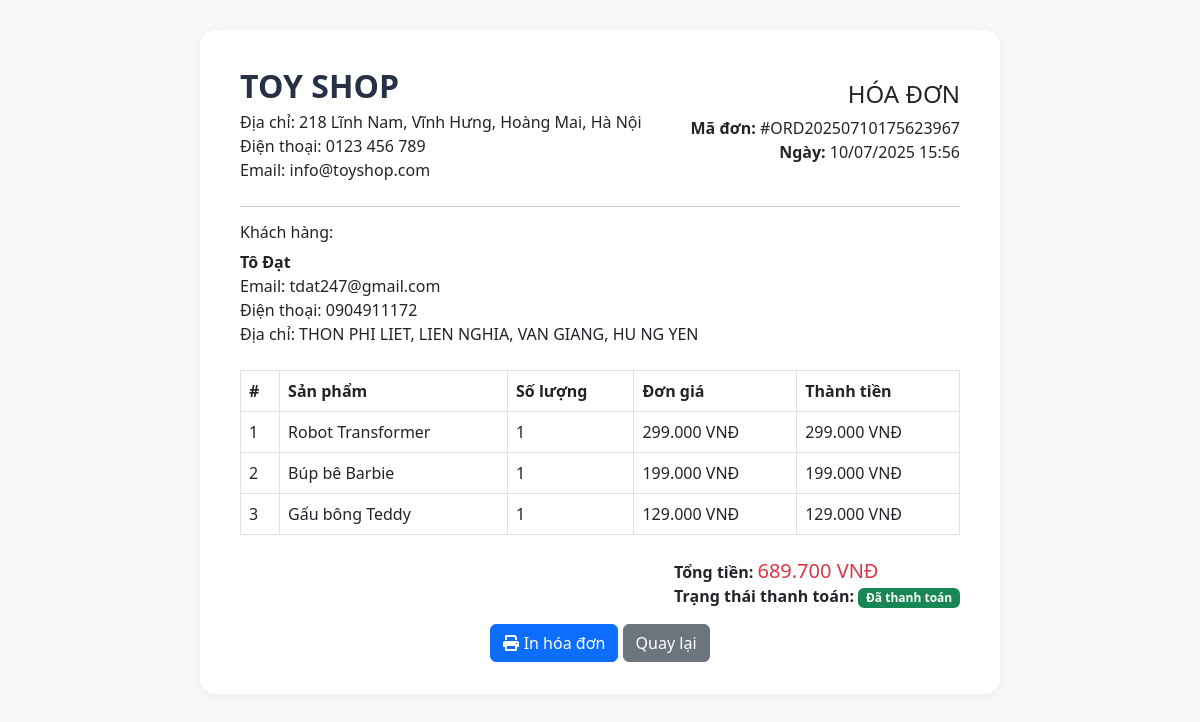
/admin/invoice.php?id=5 (signed in), run on the app's committed database.
### tables this page shows
CREATE TABLE `orders` (
  `id` int(11) NOT NULL,
  `customer_id` int(11) DEFAULT NULL,
  `order_code` varchar(50) NOT NULL,
  `total_amount` decimal(10,2) NOT NULL,
  `status` enum('pending','confirmed','shipping','delivered','cancelled') DEFAULT 'pending',
  `payment_method` varchar(50) DEFAULT NULL,
  `payment_status` enum('pending','paid','failed') DEFAULT 'pending',
  `shipping_address` text DEFAULT NULL,
  `notes` text DEFAULT NULL,
  `created_at` timestamp NOT NULL DEFAULT current_timestamp(),
  `discount_id` int(11) DEFAULT NULL
);

CREATE TABLE `customers` (
  `id` int(11) NOT NULL,
  `account_id` int(11) DEFAULT NULL,
  `full_name` varchar(100) NOT NULL,
  `email` varchar(100) NOT NULL,
  `phone` varchar(20) DEFAULT NULL,
  `address` text DEFAULT NULL,
  `avatar` varchar(255) DEFAULT NULL,
  `date_of_birth` date DEFAULT NULL,
  `gender` enum('male','female','other') DEFAULT NULL,
  `created_at` timestamp NOT NULL DEFAULT current_timestamp()
);

CREATE TABLE `order_details` (
  `id` int(11) NOT NULL,
  `order_id` int(11) DEFAULT NULL,
  `product_id` int(11) DEFAULT NULL,
  `quantity` int(11) NOT NULL,
  `price` decimal(10,2) NOT NULL,
  `total` decimal(10,2) NOT NULL
);

CREATE TABLE `products` (
  `id` int(11) NOT NULL,
  `name` varchar(200) NOT NULL,
  `description` text DEFAULT NULL,
  `price` decimal(10,2) NOT NULL,
  `sale_price` decimal(10,2) DEFAULT NULL,
  `category_id` int(11) DEFAULT NULL,
  `image` varchar(255) DEFAULT NULL,
  `stock_quantity` int(11) DEFAULT 0,
  `status` enum('active','inactive') DEFAULT 'active',
  `featured` tinyint(1) DEFAULT 0,
  `created_at` timestamp NOT NULL DEFAULT current_timestamp()
);

### config/database.php (called while the page is built, shortened)
<?php
$conn = new mysqli(DB_HOST, DB_USER, DB_PASS, DB_NAME);
$conn->set_charset("utf8mb4");
function executeQuery($sql, $params = []) {
    global $conn;
    $stmt = $conn->prepare($sql);
    if (!empty($params)) {
        $types = '';
        foreach ($params as $param) {
            if (is_int($param)) {
                $types .= 'i';
            } elseif (is_float($param)) {
                $types .= 'd';
            } elseif (is_string($param)) {
                $types .= 's';
            } else {
                $types .= 's';
            }
        }
        if (!$stmt->bind_param($types, ...$params)) {
            error_log("Binding parameters failed: " . $stmt->error);
            $stmt->close();
            return false;
        }
    }
    if (!$stmt->execute()) {
        error_log("Execute failed: " . $stmt->error);
        $stmt->close();
        return false;
    }
    if (strpos(strtoupper($sql), 'SELECT') === 0) {
        $result = $stmt->get_result();
        return $result;
    }
    return true;
}
function fetchOne($sql, $params = []) {
    $result = executeQuery($sql, $params);
    if ($result && $result !== true) {
        return $result->fetch_assoc();
    }
    return null;
}
function fetchAll($sql, $params = []) {
    $result = executeQuery($sql, $params);
    $data = [];
    if ($result && $result !== true) {
        while ($row = $result->fetch_assoc()) {
            $data[] = $row;
        }
    }
    return $data;
}
?>

### includes/functions.php (called while the page is built, shortened)
<?php
function formatMoney($amount) {
    return number_format($amount, 0, ',', '.') . ' VNĐ';
}
?>

### admin/invoice.php (the view, shortened to what this page needs)
<?php
require_once '../config/database.php';
require_once '../includes/functions.php';
$order_id = isset($_GET['id']) ? intval($_GET['id']) : 0;
$order = fetchOne("SELECT o.*, c.full_name, c.email, c.phone, c.address FROM orders o JOIN customers c ON o.customer_id = c.id WHERE o.id = ?", [$order_id]);
$order_items = fetchAll("SELECT od.*, p.name FROM order_details od JOIN products p ON od.product_id = p.id WHERE od.order_id = ?", [$order_id]);
?>
<!DOCTYPE html>
<html lang="vi">
<head>
    <link href="https://cdn.jsdelivr.net/npm/bootstrap@5.3.0/dist/css/bootstrap.min.css" rel="stylesheet">
</head>
<body>
<div class="invoice-box">
    <div class="d-flex justify-content-between align-items-center mb-4">
        <div>
            <div class="invoice-title">TOY SHOP</div>
            <div>Địa chỉ: 218 Lĩnh Nam, Vĩnh Hưng, Hoàng Mai, Hà Nội</div>
            <div>Điện thoại: 0123 456 789</div>
            <div>Email: info@toyshop.com</div>
        </div>
        <div class="text-end">
            <h4>HÓA ĐƠN</h4>
            <div><strong>Mã đơn:</strong> #<?php echo $order['order_code']; ?></div>
            <div><strong>Ngày:</strong> <?php echo date('d/m/Y H:i', strtotime($order['created_at'])); ?></div>
        </div>
    </div>
    <hr>
    <div class="mb-4">
        <h6>Khách hàng:</h6>
        <div><strong><?php echo htmlspecialchars($order['full_name']); ?></strong></div>
        <div>Email: <?php echo htmlspecialchars($order['email']); ?></div>
        <div>Điện thoại: <?php echo htmlspecialchars($order['phone']); ?></div>
        <div>Địa chỉ: <?php echo htmlspecialchars($order['address']); ?></div>
    </div>
    <table class="table table-bordered mb-4">
        <thead>
            <tr>
                <th>#</th>
                <th>Sản phẩm</th>
                <th>Số lượng</th>
                <th>Đơn giá</th>
                <th>Thành tiền</th>
            </tr>
        </thead>
        <tbody>
        <?php $i=1; foreach ($order_items as $item): ?>
            <tr>
                <td><?php echo $i++; ?></td>
                <td><?php echo htmlspecialchars($item['name']); ?></td>
                <td><?php echo $item['quantity']; ?></td>
                <td><?php echo formatMoney($item['price']); ?></td>
                <td><?php echo formatMoney($item['price'] * $item['quantity']); ?></td>
            </tr>
        <?php endforeach; ?>
        </tbody>
    </table>
    <div class="d-flex justify-content-end mb-3">
        <div>
            <div><strong>Tổng tiền:</strong> <span class="h5 text-danger"><?php echo formatMoney($order['total_amount']); ?></span></div>
            <div><strong>Trạng thái thanh toán:</strong> <?php echo $order['payment_status'] == 'paid' ? '<span class="badge bg-success">Đã thanh toán</span>' : '<span class="badge bg-warning">Chưa thanh toán</span>'; ?></div>
        </div>
    </div>
    <div class="text-center no-print">
        <button class="btn btn-primary" onclick="window.print()"><i class="fas fa-print"></i> In hóa đơn</button>
        <a href="orders.php" class="btn btn-secondary">Quay lại</a>
    </div>
</div>
</body>
</html>

### admin/invoice.php (style rules this page uses)
body { background: #f8f9fa; }
.invoice-box { background: #fff; max-width: 800px; margin: 30px auto; padding: 32px 40px; border-radius: 16px; box-shadow: 0 2px 12px rgba(44,62,80,0.07); }
.invoice-title { font-size: 2rem; font-weight: 700; color: #283046; }
.table th, .table td { font-size: 1rem; }

### data on the page
orders: order_code "ORD20250710175623967", created_at "10/07/2025 15:56", customer.full_name "Tô Đạt", customer.email "tdat247@gmail.com", customer.phone "0904911172", customer.address "THON PHI LIET, LIEN NGHIA, VAN GIANG, HU NG YEN", total_amount "689.700 VNĐ"
order_details: product.name "Robot Transformer", quantity "1", price "299.000 VNĐ", formatMoney($item['price'] * $item['quantity']) "299.000 VNĐ"
order_details: product.name "Búp bê Barbie", quantity "1", price "199.000 VNĐ", formatMoney($item['price'] * $item['quantity']) "199.000 VNĐ"
order_details: product.name "Gấu bông Teddy", quantity "1", price "129.000 VNĐ", formatMoney($item['price'] * $item['quantity']) "129.000 VNĐ"
